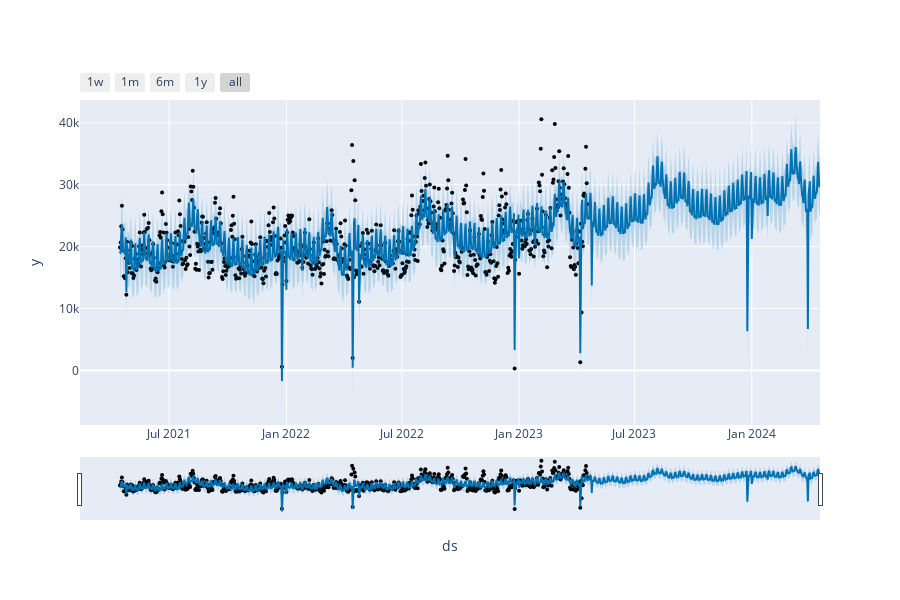

The cell this chart's notebook holds for it:
### Code cell
from prophet.plot import plot_plotly, plot_components_plotly

plot_plotly(m, forecast)

### Figure 1 — Plotly figure (JSON) as saved in the notebook; plotly's stock layout.template omitted (floating-point values rounded to 4 significant figures; data arrays with more than 128 entries replaced by an {"elided": "..."} marker saying what was removed)
{"data": [{"marker": {"color": "black", "size": 4}, "mode": "markers", "name": "Actual", "type": "scatter", "x": {"elided": "734 str values"}, "y": {"elided": "734 float values"}}, {"hoverinfo": "skip", "line": {"width": 0}, "mode": "lines", "type": "scatter", "x": {"elided": "1099 str values"}, "y": {"elided": "1099 float values"}}, {"fill": "tonexty", "fillcolor": "rgba(0, 114, 178, 0.2)", "line": {"color": "#0072B2", "width": 2}, "mode": "lines", "name": "Predicted", "type": "scatter", "x": {"elided": "1099 str values"}, "y": {"elided": "1099 float values"}}, {"fill": "tonexty", "fillcolor": "rgba(0, 114, 178, 0.2)", "hoverinfo": "skip", "line": {"width": 0}, "mode": "lines", "type": "scatter", "x": {"elided": "1099 str values"}, "y": {"elided": "1099 float values"}}], "layout": {"height": 600, "showlegend": false, "width": 900, "xaxis": {"rangeselector": {"buttons": [{"count": 7, "label": "1w", "step": "day", "stepmode": "backward"}, {"count": 1, "label": "1m", "step": "month", "stepmode": "backward"}, {"count": 6, "label": "6m", "step": "month", "stepmode": "backward"}, {"count": 1, "label": "1y", "step": "year", "stepmode": "backward"}, {"step": "all"}]}, "rangeslider": {"visible": true}, "title": {"text": "ds"}, "type": "date"}, "yaxis": {"title": {"text": "y"}}}}
